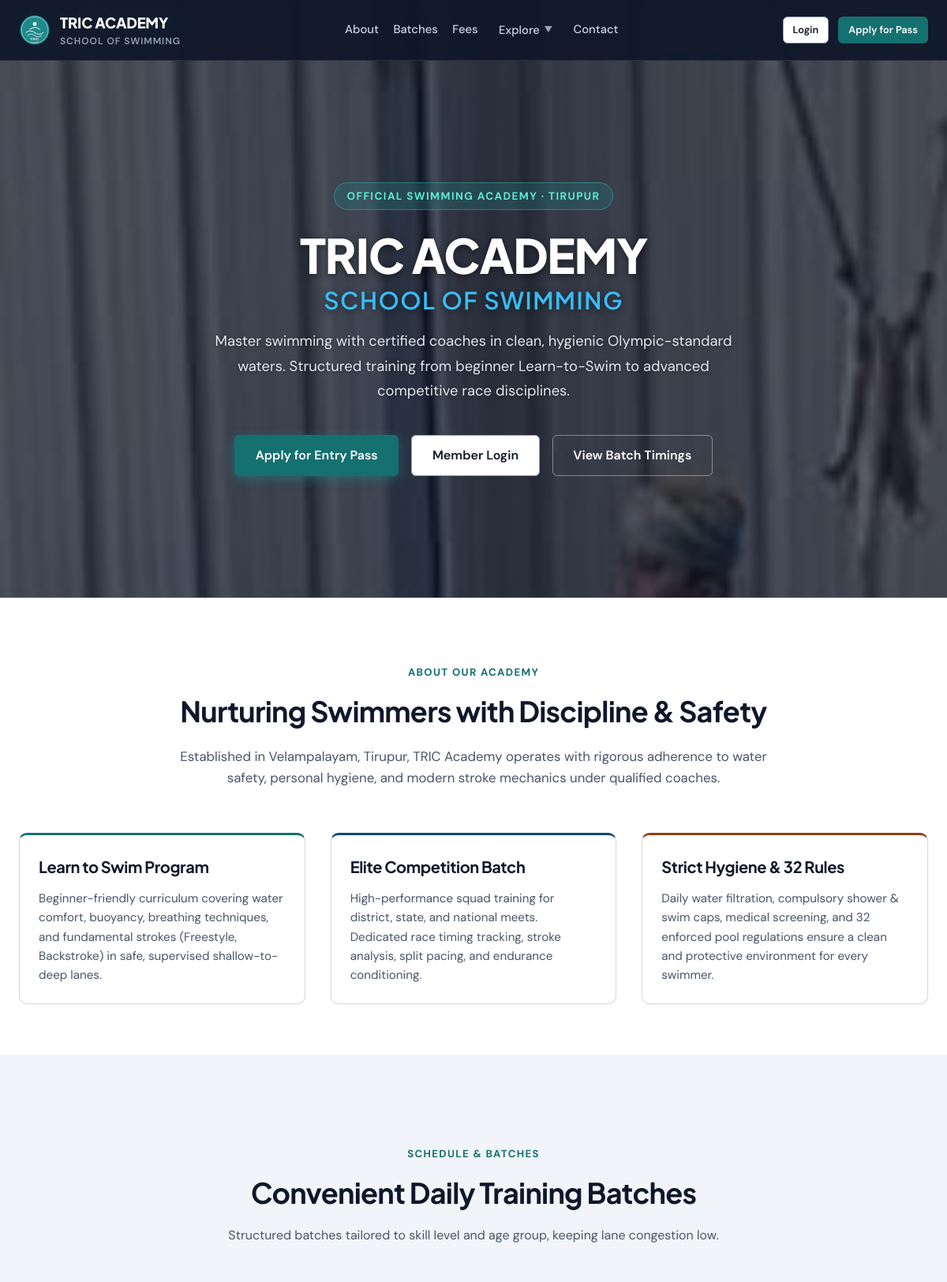
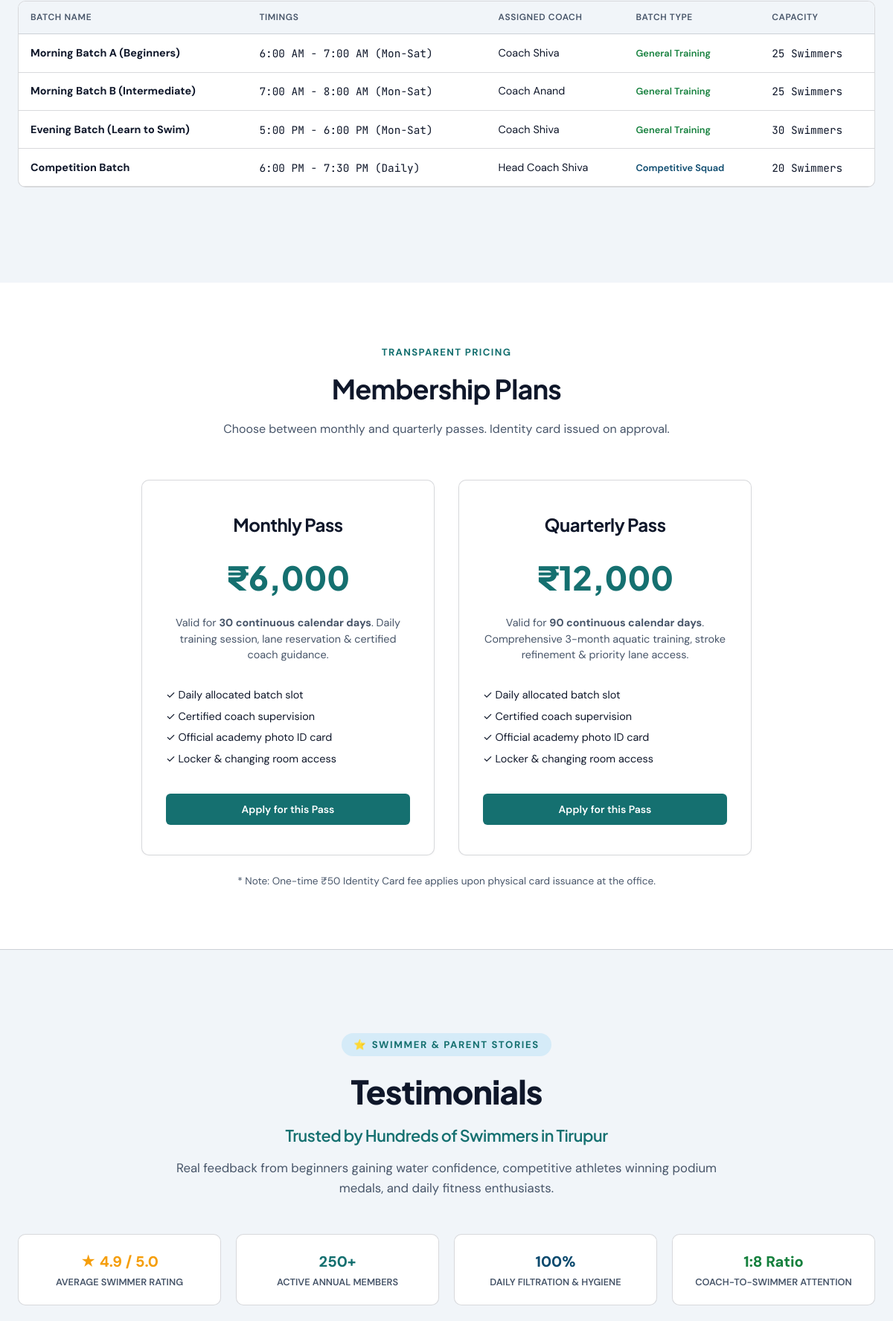
The page / (upper part) on the database its author committed (2 pictures, top to bottom).
### tables this page shows
CREATE TABLE batches (
    id INTEGER PRIMARY KEY AUTOINCREMENT,
    name TEXT NOT NULL,
    timing_desc TEXT NOT NULL,
    coach_name TEXT,
    max_capacity INTEGER DEFAULT 25,
    is_competition INTEGER DEFAULT 0
);

CREATE TABLE plans (
    id INTEGER PRIMARY KEY AUTOINCREMENT,
    name TEXT NOT NULL,
    duration_days INTEGER NOT NULL,
    fee_amount REAL NOT NULL,
    description TEXT
);

### app.py (the view)
@app.route('/')
def index():
    db = get_db()
    batches = db.execute("SELECT * FROM batches ORDER BY id").fetchall()
    plans = db.execute("SELECT * FROM plans ORDER BY id").fetchall()
    return render_template('index.html', batches=batches, plans=plans)

### templates/index.html (shortened to what this page needs)
{% extends "base.html" %}
{% block nav_class %}nav-dark{% endblock %}
{% block content %}
<section style="min-height: 85vh; display: flex; align-items: center; justify-content: center; text-align: center; padding: 4rem 1.5rem; color: #FFFFFF;">
  <div style="max-width: 880px; margin: 0 auto;">
    <div style="display: inline-flex; align-items: center; gap: 0.5rem; background: rgba(31, 138, 138, 0.25); border: 1px solid rgba(45, 212, 191, 0.4); padding: 0.35rem 1rem; border-radius: 9999px; margin-bottom: 1.5rem; backdrop-filter: blur(4px);">
      <span style="color: #5EEAD4; font-size: 0.85rem; font-weight: 700; text-transform: uppercase; letter-spacing: 0.1em;">Official Swimming Academy · Tirupur</span>
    </div>
    <h1 style="font-size: clamp(2.5rem, 5vw, 4.25rem); font-weight: 800; line-height: 1.1; margin-bottom: 1.25rem; color: #FFFFFF; text-shadow: 0 2px 10px rgba(0,0,0,0.5);">
      TRIC ACADEMY
      <span style="display: block; font-size: clamp(1.25rem, 2.5vw, 2rem); font-weight: 600; color: #38BDF8; letter-spacing: 0.05em; margin-top: 0.5rem;">
        SCHOOL OF SWIMMING
      </span>
    </h1>
    <p style="font-size: 1.15rem; line-height: 1.7; color: #E2E8F0; max-width: 680px; margin: 0 auto 2.5rem; text-shadow: 0 1px 4px rgba(0,0,0,0.4);">
      Master swimming with certified coaches in clean, hygienic Olympic-standard waters. Structured training from beginner Learn-to-Swim to advanced competitive race disciplines.
    </p>
    <div style="display: flex; gap: 1rem; justify-content: center; flex-wrap: wrap;">
      {% if current_user %}
        <a href="{{ url_for('member_dashboard') if current_user.role == 'member' else url_for('admin_dashboard') }}" class="btn btn-primary btn-lg" style="box-shadow: 0 4px 14px rgba(31, 138, 138, 0.5);">
          🏊 Go to My Dashboard ({{ current_user.name.split()[0] }}) →
        </a>
        {% if current_user.role == 'member' %}
          <a href="{{ url_for('renew_membership') }}" class="btn btn-secondary btn-lg">
            ⚡ Renew Pass
          </a>
        {% endif %}
        <a href="{{ url_for('logout') }}" class="btn btn-outline-white btn-lg" style="background: rgba(239, 68, 68, 0.3); border-color: #EF4444;">
          🚪 Log Out
        </a>
      {% else %}
        <a href="{{ url_for('apply_pass') }}" class="btn btn-primary btn-lg" style="box-shadow: 0 4px 14px rgba(31, 138, 138, 0.5);">
          Apply for Entry Pass
        </a>
        <a href="{{ url_for('login') }}" class="btn btn-secondary btn-lg">
          Member Login
        </a>
      {% endif %}
      <a href="#batches" class="btn btn-outline-white btn-lg">
        View Batch Timings
      </a>
    </div>
  </div>
</section>
<div style="background-color: #FFFFFF; position: relative; z-index: 10; border-top: 1px solid var(--border-hairline);">
  <section id="about" class="container" style="padding-top: 5rem; padding-bottom: 4rem;">
    <div style="text-align: center; max-width: 760px; margin: 0 auto 3.5rem;">
      <span style="color: var(--brand-primary); font-weight: 700; text-transform: uppercase; font-size: 0.825rem; letter-spacing: 0.1em;">About Our Academy</span>
      <h2 style="font-size: 2.25rem; margin-top: 0.5rem; margin-bottom: 1rem;">Nurturing Swimmers with Discipline & Safety</h2>
      <p style="color: var(--text-muted); font-size: 1.05rem;">
        Established in Velampalayam, Tirupur, TRIC Academy operates with rigorous adherence to water safety, personal hygiene, and modern stroke mechanics under qualified coaches.
      </p>
    </div>
    <div style="display: grid; grid-template-columns: repeat(auto-fit, minmax(300px, 1fr)); gap: 2rem;">
      <div class="card" style="border-top: 3px solid var(--brand-primary);">
        <h3 style="font-size: 1.25rem; margin-bottom: 0.75rem;">Learn to Swim Program</h3>
        <p style="color: var(--text-muted); font-size: 0.95rem; line-height: 1.6;">
          Beginner-friendly curriculum covering water comfort, buoyancy, breathing techniques, and fundamental strokes (Freestyle, Backstroke) in safe, supervised shallow-to-deep lanes.
        </p>
      </div>
      <div class="card" style="border-top: 3px solid var(--brand-accent);">
        <h3 style="font-size: 1.25rem; margin-bottom: 0.75rem;">Elite Competition Batch</h3>
        <p style="color: var(--text-muted); font-size: 0.95rem; line-height: 1.6;">
          High-performance squad training for district, state, and national meets. Dedicated race timing tracking, stroke analysis, split pacing, and endurance conditioning.
        </p>
      </div>
      <div class="card" style="border-top: 3px solid var(--brand-gold);">
        <h3 style="font-size: 1.25rem; margin-bottom: 0.75rem;">Strict Hygiene & 32 Rules</h3>
        <p style="color: var(--text-muted); font-size: 0.95rem; line-height: 1.6;">
          Daily water filtration, compulsory shower & swim caps, medical screening, and 32 enforced pool regulations ensure a clean and protective environment for every swimmer.
        </p>
      </div>
    </div>
  </section>
  <section id="batches" style="background-color: var(--surface-subtle); padding: 5rem 0;">
    <div class="container">
      <div style="text-align: center; max-width: 720px; margin: 0 auto 3rem;">
        <span style="color: var(--brand-primary); font-weight: 700; text-transform: uppercase; font-size: 0.825rem; letter-spacing: 0.1em;">Schedule & Batches</span>
        <h2 style="font-size: 2.25rem; margin-top: 0.5rem; margin-bottom: 0.75rem;">Convenient Daily Training Batches</h2>
        <p style="color: var(--text-muted);">Structured batches tailored to skill level and age group, keeping lane congestion low.</p>
      </div>
      <div class="table-container">
        <table class="data-table">
          <thead>
            <tr>
              <th>Batch Name</th>
              <th>Timings</th>
              <th>Assigned Coach</th>
              <th>Batch Type</th>
              <th>Capacity</th>
            </tr>
          </thead>
          <tbody>
            {% for b in batches %}
            <tr>
              <td style="font-weight: 700;">{{ b.name }}</td>
              <td class="font-mono">{{ b.timing_desc }}</td>
              <td>{{ b.coach_name or 'Head Coach' }}</td>
              <td>
                {% if b.is_competition %}
                  <span class="status-badge status-competition">Competitive Squad</span>
                {% else %}
                  <span class="status-badge status-active">General Training</span>
                {% endif %}
              </td>
              <td class="font-mono">{{ b.max_capacity }} Swimmers</td>
            </tr>
            {% endfor %}
          </tbody>
        </table>
      </div>
    </div>
  </section>
  <section id="fees" class="container" style="padding: 5rem 1.5rem;">
    <div style="text-align: center; max-width: 720px; margin: 0 auto 3.5rem;">
      <span style="color: var(--brand-primary); font-weight: 700; text-transform: uppercase; font-size: 0.825rem; letter-spacing: 0.1em;">Transparent Pricing</span>
      <h2 style="font-size: 2.25rem; margin-top: 0.5rem; margin-bottom: 0.75rem;">Membership Plans</h2>
      <p style="color: var(--text-muted);">Choose between monthly and quarterly passes. Identity card issued on approval.</p>
    </div>
    <div style="display: grid; grid-template-columns: repeat(auto-fit, minmax(320px, 1fr)); gap: 2rem; max-width: 820px; margin: 0 auto;">
      {% for p in plans %}
      <div class="card" style="text-align: center; padding: 2.5rem 2rem; position: relative; {% if p.name == 'Quarterly' %}border: 2px solid var(--brand-primary);{% endif %}">
        <h3 style="font-size: 1.5rem; margin-bottom: 0.5rem;">
          {{ p.name if 'Pass' in p.name else p.name ~ ' Pass' }}
        </h3>
        <div style="font-size: 2.75rem; font-weight: 800; font-family: 'Plus Jakarta Sans', sans-serif; color: var(--brand-primary); margin: 1rem 0;">
          ₹{{ '{:,.0f}'.format(p.fee_amount) }}
        </div>
        <p style="color: var(--text-muted); font-size: 0.9rem; margin-bottom: 1.75rem; line-height: 1.5;">
          Valid for <strong>{{ p.duration_days }} continuous calendar days</strong>. {{ p.description or '' }}
        </p>
        <ul style="list-style: none; text-align: left; font-size: 0.9rem; color: var(--text-main); margin-bottom: 2rem; line-height: 2;">
          <li>✓ Daily allocated batch slot</li>
          <li>✓ Certified coach supervision</li>
          <li>✓ Official academy photo ID card</li>
          <li>✓ Locker & changing room access</li>
        </ul>
        {% if current_user and current_user.role == 'member' %}
          <a href="{{ url_for('renew_membership') }}" class="btn btn-primary" style="width: 100%;">
            ⚡ Renew / Select Pass
          </a>
        {% elif not current_user %}
          <a href="{{ url_for('apply_pass') }}" class="btn btn-primary" style="width: 100%;">
            Apply for this Pass
          </a>
        {% else %}
          <a href="{{ url_for('admin_dashboard') }}" class="btn btn-primary" style="width: 100%;">
            Admin Hub
          </a>
        {% endif %}
      </div>
      {% endfor %}
    </div>
    <div style="text-align: center; margin-top: 1.5rem; font-size: 0.85rem; color: var(--text-muted);">
      * Note: One-time ₹50 Identity Card fee applies upon physical card issuance at the office.
    </div>
  </section>
  <section id="testimonials" style="background-color: var(--surface-subtle); padding: 5rem 0; border-top: 1px solid var(--border-hairline); border-bottom: 1px solid var(--border-hairline);">
    <div class="container">
      <div style="text-align: center; max-width: 780px; margin: 0 auto 3rem;">
        <span style="display: inline-flex; align-items: center; gap: 0.4rem; background: rgba(14, 165, 233, 0.12); color: var(--brand-primary); font-weight: 700; text-transform: uppercase; font-size: 0.825rem; letter-spacing: 0.12em; padding: 5px 16px; border-radius: 9999px; margin-bottom: 0.75rem;">
          <span>⭐</span>
          <span data-i18n="badge_testimonials">Swimmer &amp; Parent Stories</span>
        </span>
        <h2 style="font-size: 2.75rem; font-weight: 800; margin-top: 0; margin-bottom: 0.5rem; color: var(--text-main); letter-spacing: -0.02em;" data-i18n="heading_testimonials">
        </h2>
        <h3 style="font-size: 1.35rem; font-weight: 600; color: var(--brand-primary); margin-top: 0.25rem; margin-bottom: 0.75rem;" data-i18n="subheading_testimonials">
        </h3>
        <p style="color: var(--text-muted); font-size: 1.05rem; line-height: 1.6; margin: 0 auto;">
          Real feedback from beginners gaining water confidence, competitive athletes winning podium medals, and daily fitness enthusiasts.
        </p>
      </div>
      <div style="display: grid; grid-template-columns: repeat(auto-fit, minmax(200px, 1fr)); gap: 1.25rem; margin-bottom: 3rem;">
        <div style="background: #FFFFFF; border: 1px solid var(--border-hairline); border-radius: var(--radius-md); padding: 1.25rem; text-align: center;">
          <div style="color: #F59E0B; font-size: 1.25rem; font-weight: 800; margin-bottom: 2px;">★ 4.9 / 5.0</div>
          <div style="font-size: 0.8rem; color: var(--text-muted); font-weight: 600; text-transform: uppercase;">Average Swimmer Rating</div>
        </div>
        <div style="background: #FFFFFF; border: 1px solid var(--border-hairline); border-radius: var(--radius-md); padding: 1.25rem; text-align: center;">
          <div style="color: var(--brand-primary); font-size: 1.25rem; font-weight: 800; margin-bottom: 2px;">250+</div>
          <div style="font-size: 0.8rem; color: var(--text-muted); font-weight: 600; text-transform: uppercase;">Active Annual Members</div>
        </div>
        <div style="background: #FFFFFF; border: 1px solid var(--border-hairline); border-radius: var(--radius-md); padding: 1.25rem; text-align: center;">
          <div style="color: var(--brand-accent); font-size: 1.25rem; font-weight: 800; margin-bottom: 2px;">100%</div>
          <div style="font-size: 0.8rem; color: var(--text-muted); font-weight: 600; text-transform: uppercase;">Daily Filtration &amp; Hygiene</div>
        </div>
        <div style="background: #FFFFFF; border: 1px solid var(--border-hairline); border-radius: var(--radius-md); padding: 1.25rem; text-align: center;">
          <div style="color: var(--success); font-size: 1.25rem; font-weight: 800; margin-bottom: 2px;">1:8 Ratio</div>
          <div style="font-size: 0.8rem; color: var(--text-muted); font-weight: 600; text-transform: uppercase;">Coach-to-Swimmer Attention</div>
        </div>
      </div>
    </div>
  </section>
</div>
{% endblock %}

### rows shown on the page
batches: name "Morning Batch A (Beginners)", timing_desc "6:00 AM - 7:00 AM (Mon-Sat)", coach_name "Coach Shiva", is_competition "General Training", max_capacity "25"
batches: name "Morning Batch B (Intermediate)", timing_desc "7:00 AM - 8:00 AM (Mon-Sat)", coach_name "Coach Anand", is_competition "General Training", max_capacity "25"
batches: name "Evening Batch (Learn to Swim)", timing_desc "5:00 PM - 6:00 PM (Mon-Sat)", coach_name "Coach Shiva", is_competition "General Training", max_capacity "30"
batches: name "Competition Batch", timing_desc "6:00 PM - 7:30 PM (Daily)", coach_name "Head Coach Shiva", is_competition "Competitive Squad", max_capacity "20"
plans: name "Monthly Pass", fee_amount "6,000", duration_days "30", description "Daily training session, lane reservation & certified coach guidance."
plans: name "Quarterly Pass", fee_amount "12,000", duration_days "90", description "Comprehensive 3-month aquatic training, stroke refinement & priority lane access."
